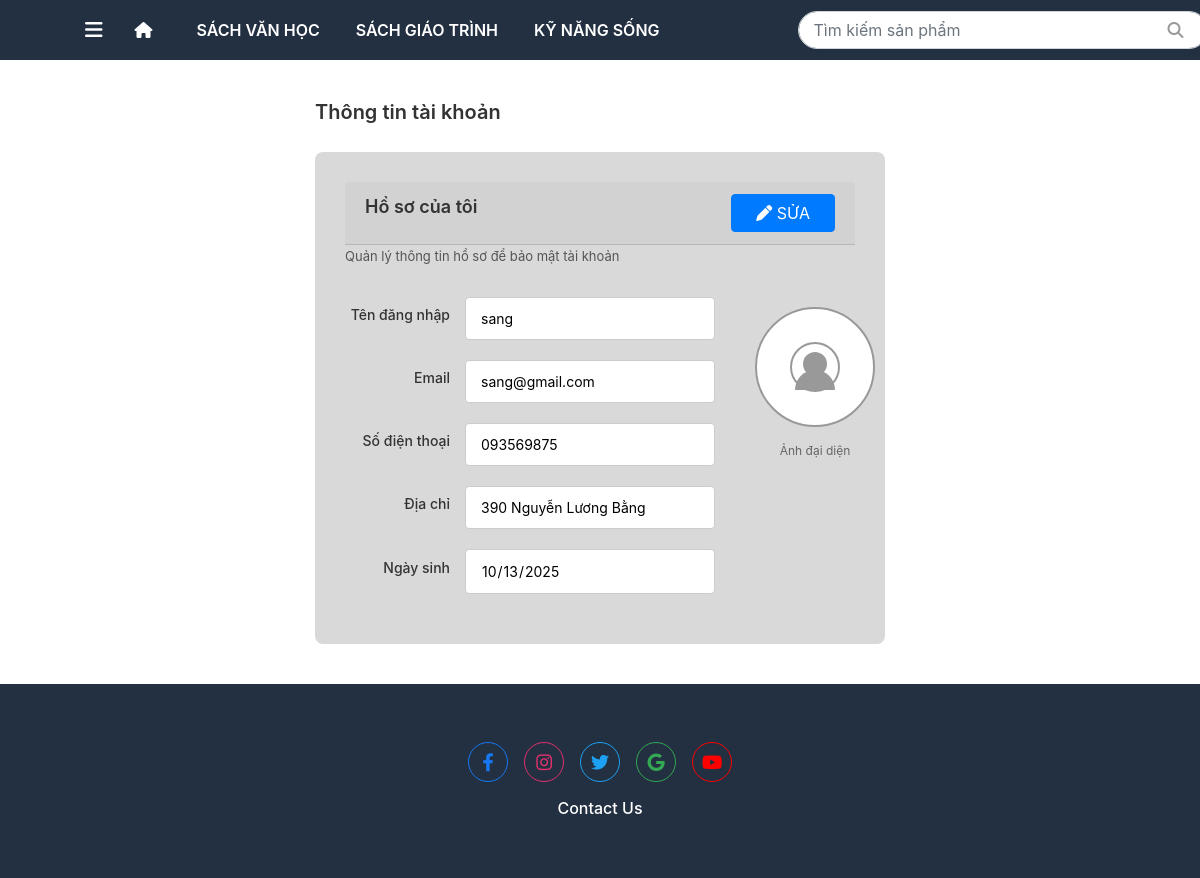
/profile/ (signed in), run on an earlier commit of the app's database.
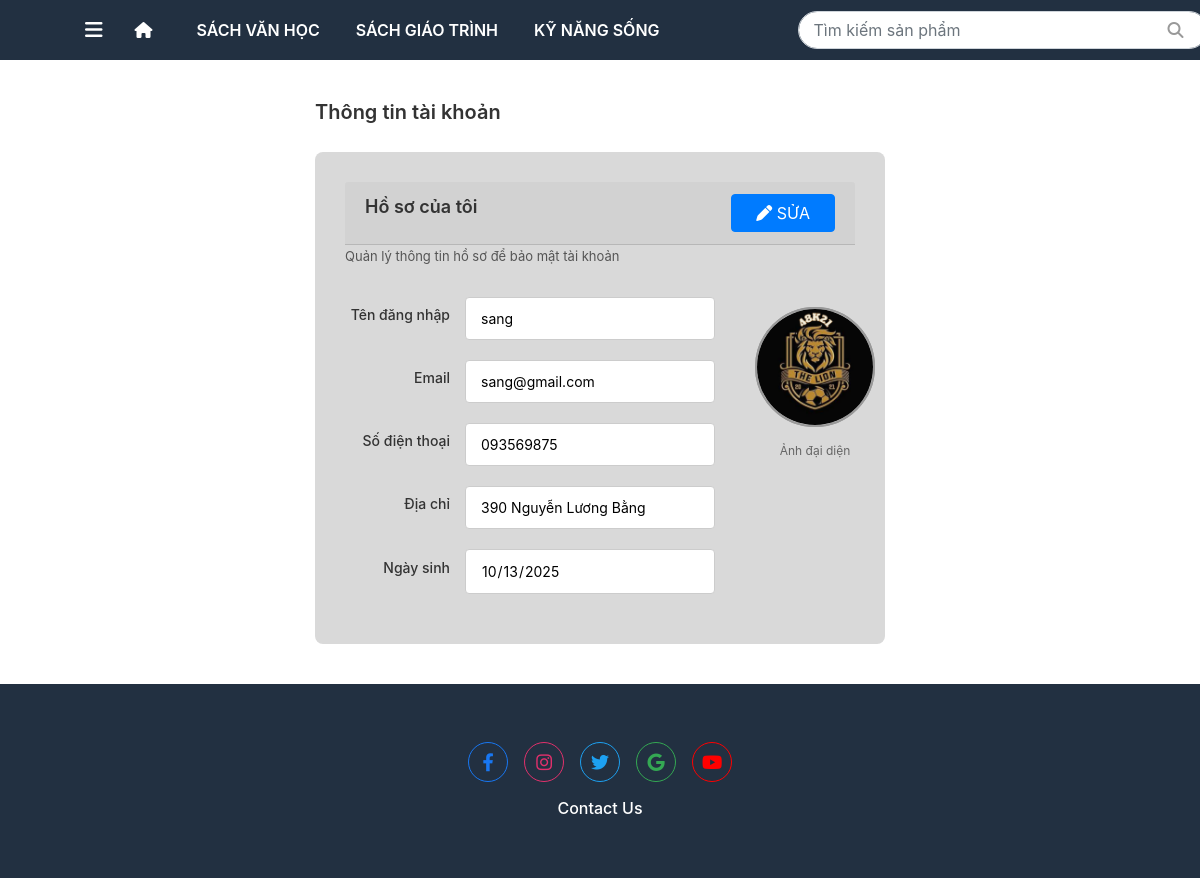
And on a later commit of the database.
### booksale_app/models.py (models this page shows, shortened)
class Customer(models.Model):
    user = models.OneToOneField(auth.get_user_model(), on_delete=models.CASCADE, null=True, blank=True)
    cust_name = models.CharField(
        max_length = 255,
        blank=False, null=False,
        help_text = "Tên khách hàng"
    )
    email = models.EmailField(
        max_length = 100,
        help_text = "Email"
    )
    phone = models.CharField(
        max_length = 15,
        blank=False, null=False,
        help_text = "Số điện thoại"
    )
    address = models.CharField(
        max_length = 255,
        blank=False, null=False,
        help_text = "Địa chi"
    )
    dob = models.DateField(
        verbose_name="Ngày sinh"
    )
    avatar = models.ImageField(upload_to='customers/', null=True, blank=True)
    create_at = models.DateTimeField(
        verbose_name = "Ngày tạo",
        auto_now_add=True
    )

### booksale_app/views/user_view/profile.py (the view, shortened to what this page needs)
# urls.py: path('profile/', views.profile, name='profile'),
@login_required(login_url="/accounts/login/kh/")
@group_required('KH', login_url="/accounts/login/kh/")
def profile(request):
    customer, created = Customer.objects.get_or_create(
        user=request.user,
        defaults={
            'cust_name': request.user.get_full_name() or request.user.username,
            'email': request.user.email or '',
            'phone': '',
            'address': '',
        }
    )
    context = {
        'customer': customer,
        'user': request.user
    }
    return render(request, 'user_temp/profile/profile.html', context)

### booksale_app/context_processors.py (called while the page is built)
def categories_and_cart(request):
    context = {
        'categories': Category.objects.all()[:3],  # Lấy 3 categories đầu tiên cho menu
        'cart_count': 0
    }
    if request.user.is_authenticated:
        try:
            customer = Customer.objects.get(user=request.user)
            cart = Cart.objects.filter(customer=customer).first()
            if cart:
                cart_count = Cart_Item.objects.filter(cart=cart).aggregate(
                    total=Sum('quantity')
                )['total'] or 0
                context['cart_count'] = int(cart_count) if cart_count else 0
        except (Customer.DoesNotExist, AttributeError):
            context['cart_count'] = 0
    return context

def global_user_context(request):
    user = request.user
    is_kh = False
    if user.is_authenticated:
        is_kh = user.groups.filter(name="KH").exists()
    if is_kh:
        try:
            customer = Customer.objects.get(user=user)
            cart = Cart.objects.get(customer=customer)
        except:
            pass
    return {
        "is_kh": is_kh,
    }

### booksale_app/templates/user_temp/profile/profile.html (shortened to what the changed rows need)
{% extends 'user_temp/base.html' %} {% load static %}  {% block content %}
<div class="container">
    <div class="header">
        <h1>Thông tin tài khoản</h1>
    </div>
    <div class="profile-card">
        <div class="card-header">
            <h2 class="card-title">Hồ sơ của tôi</h2>
        </div>
        <form method="POST" enctype="multipart/form-data">
            <div class="form-container">
                <div class="form-left">
                    <div class="form-group">
                        <label class="form-label">Email</label>
                        {% if request.GET.edit %}
                        <input type="email" class="form-input" name="email" value="{{customer.email}}" />
                        {% else %}
                        <input type="email" class="form-input" name="email" value="{{customer.email}}" readonly />
                        {% endif %}
                    </div>
                    <div class="form-group">
                        <label class="form-label">Số điện thoại</label>
                        {% if request.GET.edit %}
                        <input type="tel" class="form-input" name="phone" value="{{customer.phone}}" />
                        {% else %}
                        <input type="tel" class="form-input" name="phone" value="{{customer.phone}}" readonly />
                        {% endif %}
                    </div>
                    <div class="form-group">
                        <label class="form-label">Địa chỉ</label>
                        {% if request.GET.edit %}
                        <input type="text" class="form-input" name="address" value="{{customer.address}}" />
                        {% else %}
                        <input type="text" class="form-input" name="address" value="{{customer.address}}" readonly />
                        {% endif %}
                    </div>
                    <div class="form-group">
                        <label class="form-label">Ngày sinh</label>
                        {% if request.GET.edit %}
                        <input
                            type="date"
                            class="form-input"
                            name="birthday"
                            value="{% if customer.dob %}{{ customer.dob|date:'Y-m-d' }}{% endif %}"
                        />
                        {% else %}
                        <input
                            type="date"
                            class="form-input"
                            name="birthday"
                            value="{% if customer.dob %}{{ customer.dob|date:'Y-m-d' }}{% endif %}"
                            readonly
                        />
                        {% endif %}
                    </div>
                </div>
                <div class="form-right">
                    <div class="avatar-circle">
                        {% if customer.avatar %}
                        <img src="{{ customer.avatar.url }}" alt="Avatar" id="avatar" class="avatar-circle" />
                        {% else %}
                        <div class="avatar-icon"></div>
                        {% endif %}
                    </div>
                    {% if request.GET.edit %}
                    <input type="file" name="avatar" id="avatarInput" style="display: none" />
                    <label
                        for="avatarInput"
                        class="avatar-text"
                        style="cursor: pointer; color: #00a8ff; font-weight: 600"
                    >
                        Chọn ảnh
                    </label>
                    {% else %}
                    <p class="avatar-text">Ảnh đại diện</p>
                    {% endif %}
                </div>
            </div>
        </form>
    </div>
</div>
{% endblock %}

What changed in the data, as far as the page shows it:
changed Customer "sang@gmail.com": avatar: picture added; avatar empty → "customers/48K21.png" (drawn)
